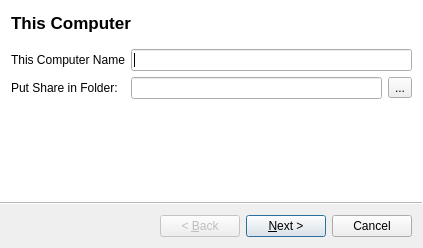
<?xml version="1.0" encoding="UTF-8"?>
<ui version="4.0">
 <class>initWizard</class>
 <widget class="QWizard" name="initWizard">
  <property name="geometry">
   <rect>
    <x>0</x>
    <y>0</y>
    <width>423</width>
    <height>248</height>
   </rect>
  </property>
  <property name="windowTitle">
   <string>Shared Folder Setup Wizard</string>
  </property>
  <property name="wizardStyle">
   <enum>QWizard::ModernStyle</enum>
  </property>
  <widget class="QWizardPage" name="computerPage">
   <property name="title">
    <string>This Computer</string>
   </property>
   <attribute name="pageId">
    <string notr="true">0</string>
   </attribute>
   <layout class="QFormLayout" name="formLayout_2">
    <property name="fieldGrowthPolicy">
     <enum>QFormLayout::AllNonFixedFieldsGrow</enum>
    </property>
    <item row="1" column="0">
     <widget class="QLabel" name="label">
      <property name="text">
       <string>This Computer Name</string>
      </property>
      <property name="buddy">
       <cstring>nameField</cstring>
      </property>
     </widget>
    </item>
    <item row="1" column="1">
     <widget class="QLineEdit" name="nameField"/>
    </item>
    <item row="2" column="0">
     <widget class="QLabel" name="label_8">
      <property name="toolTip">
       <string>Folder to put the shared folder into.</string>
      </property>
      <property name="text">
       <string>Put Share in Folder:</string>
      </property>
      <property name="buddy">
       <cstring>folderField</cstring>
      </property>
     </widget>
    </item>
    <item row="2" column="1">
     <layout class="QHBoxLayout" name="horizontalLayout">
      <item>
       <widget class="QLineEdit" name="folderField">
        <property name="toolTip">
         <string>Folder to put the shared folder into.</string>
        </property>
        <property name="inputMethodHints">
         <set>Qt::ImhUrlCharactersOnly</set>
        </property>
        <property name="readOnly">
         <bool>true</bool>
        </property>
       </widget>
      </item>
      <item>
       <widget class="QToolButton" name="folderSelectButton">
        <property name="text">
         <string>...</string>
        </property>
       </widget>
      </item>
     </layout>
    </item>
   </layout>
  </widget>
  <widget class="QWizardPage" name="serverPage">
   <property name="title">
    <string>Server Info</string>
   </property>
   <attribute name="pageId">
    <string notr="true">1</string>
   </attribute>
   <layout class="QFormLayout" name="formLayout_3">
    <item row="0" column="0">
     <widget class="QLabel" name="label_3">
      <property name="text">
       <string>Server Host Name</string>
      </property>
      <property name="buddy">
       <cstring>hostField</cstring>
      </property>
     </widget>
    </item>
    <item row="0" column="1">
     <layout class="QHBoxLayout" name="horizontalLayout_2">
      <item>
       <widget class="QLineEdit" name="hostField">
        <property name="inputMethodHints">
         <set>Qt::ImhPreferLowercase</set>
        </property>
       </widget>
      </item>
      <item>
       <widget class="QLabel" name="label_4">
        <property name="text">
         <string>Port</string>
        </property>
        <property name="buddy">
         <cstring>portField</cstring>
        </property>
       </widget>
      </item>
      <item>
       <widget class="QSpinBox" name="portField">
        <property name="buttonSymbols">
         <enum>QAbstractSpinBox::NoButtons</enum>
        </property>
        <property name="maximum">
         <number>99999</number>
        </property>
        <property name="value">
         <number>22</number>
        </property>
       </widget>
      </item>
     </layout>
    </item>
    <item row="1" column="1">
     <widget class="QLineEdit" name="usernameField">
      <property name="inputMethodHints">
       <set>Qt::ImhDialableCharactersOnly</set>
      </property>
     </widget>
    </item>
    <item row="2" column="1">
     <widget class="QLineEdit" name="passwordField">
      <property name="echoMode">
       <enum>QLineEdit::Password</enum>
      </property>
     </widget>
    </item>
    <item row="2" column="0">
     <widget class="QLabel" name="label_6">
      <property name="text">
       <string>Password</string>
      </property>
      <property name="buddy">
       <cstring>passwordField</cstring>
      </property>
     </widget>
    </item>
    <item row="1" column="0">
     <widget class="QLabel" name="label_5">
      <property name="text">
       <string>Username</string>
      </property>
      <property name="buddy">
       <cstring>usernameField</cstring>
      </property>
     </widget>
    </item>
   </layout>
  </widget>
  <widget class="QWizardPage" name="sharesPage">
   <property name="title">
    <string>Select shares to synchronize</string>
   </property>
   <attribute name="pageId">
    <string notr="true">2</string>
   </attribute>
   <layout class="QVBoxLayout" name="verticalLayout">
    <item>
     <widget class="QTreeWidget" name="sharesTreeWidget">
      <column>
       <property name="text">
        <string>Share Name</string>
       </property>
      </column>
      <item>
       <property name="text">
        <string/>
       </property>
      </item>
     </widget>
    </item>
   </layout>
  </widget>
 </widget>
 <tabstops>
  <tabstop>nameField</tabstop>
  <tabstop>folderSelectButton</tabstop>
  <tabstop>folderField</tabstop>
  <tabstop>hostField</tabstop>
  <tabstop>portField</tabstop>
  <tabstop>usernameField</tabstop>
  <tabstop>passwordField</tabstop>
  <tabstop>sharesTreeWidget</tabstop>
 </tabstops>
 <resources/>
 <connections/>
</ui>
